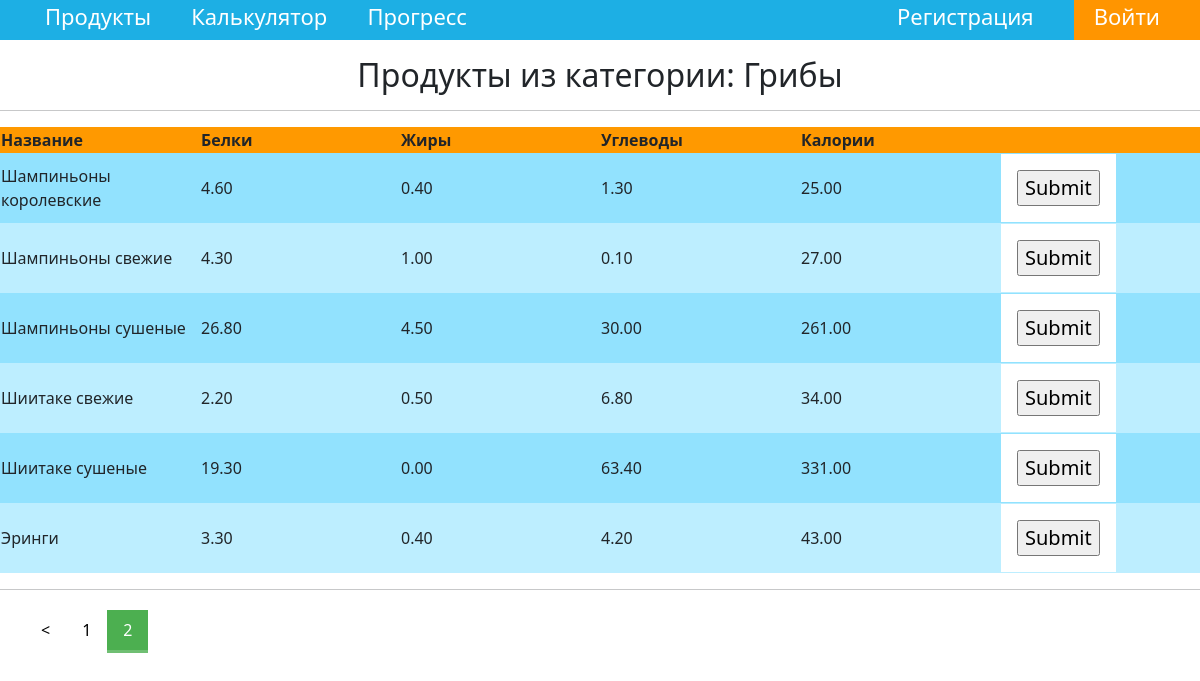
The page /10/?page=2 on the database its author committed.
### products/models.py (models this page shows, shortened)
class Category(models.Model):
    cat_name = models.CharField(max_length=300, unique=True)
    def __str__(self):
        return self.cat_name

class Products(models.Model):
    category = models.CharField(max_length=350)
    name = models.CharField(max_length=350)
    proteins = models.DecimalField(max_digits=5, decimal_places=2)
    fats = models.DecimalField(max_digits=5, decimal_places=2)
    carbohydrates = models.DecimalField(max_digits=5, decimal_places=2)
    calories = models.DecimalField(max_digits=10, decimal_places=2)
    cat = models.ForeignKey('Category', on_delete=models.PROTECT, null=True)

### products/views.py (the view)
# urls.py: path('<int:id>/', views.category, name='category'),
def category(request, id):
    category_name = Category.objects.get(pk=id)
    products_in_cat = Products.objects.all().filter(category=category_name).order_by('name')
    paginator = Paginator(products_in_cat, 50)
    page_number = request.GET.get('page')
    page_obj = paginator.get_page(page_number)
    context = {
        'products_in_cat': products_in_cat,
        'category_name': category_name,
        'page_obj': page_obj,
    }
    return render(request, 'products/category_id.html', context)

### products/templates/products/category_id.html (shortened to what this page needs)
{% extends 'products/base.html' %}
{% block body %}
    <h2 id="heads">Продукты из категории: {{ category_name }}</h2>
    <hr>
    <table>
          <thead>
                <tr>
                  <th scope="col">Название</th>
                  <th scope="col">Белки</th>
                  <th scope="col">Жиры</th>
                  <th scope="col">Углеводы</th>
                  <th scope="col">Калории</th>
                </tr>
        </thead>
        <tbody>
            {% for p in page_obj %}
                <tr>
                    <td>{{p.name}}</td>
                    <td>{{p.proteins}}</td>
                    <td>{{p.fats}}</td>
                    <td>{{p.carbohydrates}}</td>
                    <td>{{p.calories}}</td>
                    <td>
                        <form action="{% url 'adding_product' p.pk %}" method="post">
                            <input class="add_btn" name="btn" type="submit">
                        </form>
                    </td>
                </tr>
            {% endfor %}
        </tbody>
    </table>
    <hr>
    <div class="pagination">
        {% if page_obj.has_other_pages %}
            {% if page_obj.has_previous %}
                <a href="?page={{ page_obj.previous_page_number }}">&lt;</a>
            {% endif %}
            {% for p in page_obj.paginator.page_range %}
                {% if page_obj.number == p %}
                    <a class="selected" href="?page={{ p }}">{{ p }}</a>
                {% else %}
                    <a href="?page={{ p }}">{{ p }}</a>
                {% endif %}
            {% endfor %}
        {% endif %}
    </div>
{% endblock body %}

### products/static/css/styles.css (style rules this page uses)
#heads { text-align: center; margin: 10px; }
table { table-layout: fixed; width: 100%; border-collapse: collapse; background-color: #f90; }
tbody tr:nth-child(odd) { background-color: #92E2FE; }
tbody tr:nth-child(even) { background-color: #BDEEFF; }
a { color: inherit; text-decoration: none; border-bottom: 3px solid #fff3; }
.pagination { text-align: center; padding-left: 25px; margin: 20px 0 20px; }
.pagination a { display: block; color: black; float: left; padding: 8px 16px; text-decoration: none; }
.pagination a.selected { background-color: #4CAF50; color: white; }
form { background-color: white; background-repeat: no-repeat; font-size: 20px; display: inline-block; background-position: 10px 10px; padding: 16px; }

### rows shown on the page
Category: cat_name "Грибы"
Products: name "Шампиньоны королевские", proteins "4.60", fats "0.40", carbohydrates "1.30", calories "25.00"
Products: name "Шампиньоны свежие", proteins "4.30", fats "1.00", carbohydrates "0.10", calories "27.00"
Products: name "Шампиньоны сушеные", proteins "26.80", fats "4.50", carbohydrates "30.00", calories "261.00"
Products: name "Шиитаке свежие", proteins "2.20", fats "0.50", carbohydrates "6.80", calories "34.00"
Products: name "Шиитаке сушеные", proteins "19.30", fats "0.00", carbohydrates "63.40", calories "331.00"
Products: name "Эринги", proteins "3.30", fats "0.40", carbohydrates "4.20", calories "43.00"

### other values the page prints
{{ p }} "1"
{{ p }} "2"
